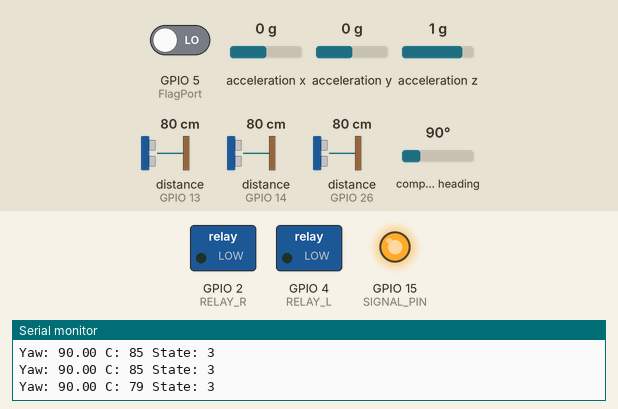
A program run on a simulated ESP32. Parts: switched loads named in the program (green lamp = pin HIGH), output pins drawn as LEDs (lit = HIGH), the last lines printed to the serial monitor. Wiring (inferred from the names in the program): 3 × ultrasonic range finder: trigger GPIO 12, echo GPIO 13 / trigger GPIO 25, echo GPIO 26 / trigger GPIO 27, echo GPIO 14. The test bench sets the inputs (shaded band); at power-on: GPIO 5 (FlagPort) LOW, acceleration x 0 g, acceleration y 0 g, acceleration z 1 g, distance to the obstacle (sensors on GPIO 13, GPIO 14, GPIO 26) 80 cm, compass heading 90°. The echo pulse lasts 58.3 µs per cm; pins used as bus, display or sensor lines are not drawn.

Above: at 2.2 s.
2.3 s: GPIO 5 (FlagPort) driven HIGH
At 3.0 s:
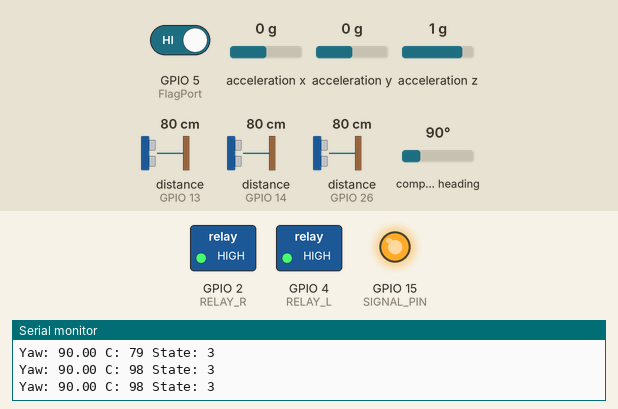
3.8 s: GPIO 5 (FlagPort) driven LOW
At 5.1 s:
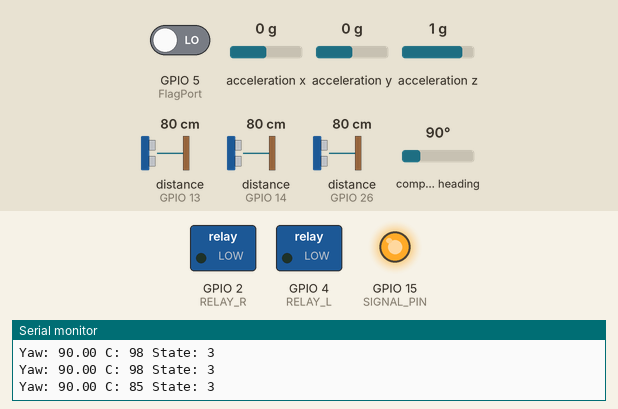
Timing chart, 0 to 6.8 s (numbered marks = the images above; inputs shaded):
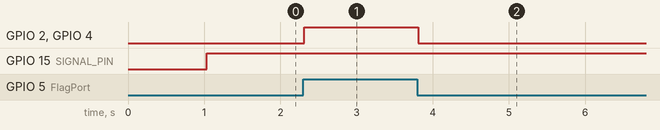

The program:

main.cpp
```cpp
#include <Arduino.h>
#include <Wire.h>
#include <Adafruit_BNO055.h>

Adafruit_BNO055 bno = Adafruit_BNO055(55);

/// Пины
#define TRIG_L 25
#define ECHO_L 26
#define TRIG_C 27
#define ECHO_C 14
#define TRIG_R 12
#define ECHO_R 13

#define RELAY_L 4
#define RELAY_R 2

#define FlagPort 5
#define SIGNAL_PIN 15

#define DIST_THRESHOLD_CM 290

/// ===== Shared Data =====
struct SharedData {
  long distanceL;
  long distanceC;
  long distanceR;
  float yaw;
};

SharedData data;

SemaphoreHandle_t dataMutex;

/// ===== Ультразвук =====
long measureDistance(int trig, int echo) {
  digitalWrite(trig, LOW);
  delayMicroseconds(2);
  digitalWrite(trig, HIGH);
  delayMicroseconds(10);
  digitalWrite(trig, LOW);

  long d = pulseIn(echo, HIGH, 30000);
  if (d == 0) return -1;
  return d * 0.0343 / 2;
}

/// ===== Гироскоп =====
float getYaw() {
  sensors_event_t event;
  bno.getEvent(&event);
  return event.orientation.x;
}

/// ===== МОТОРЫ =====
void forward() {
  digitalWrite(RELAY_L, HIGH);
  digitalWrite(RELAY_R, HIGH);
}

void right() {
  digitalWrite(RELAY_L, HIGH);
  digitalWrite(RELAY_R, LOW);
}

void left() {
  digitalWrite(RELAY_L, LOW);
  digitalWrite(RELAY_R, HIGH);
}

void stopM() {
  digitalWrite(RELAY_L, LOW);
  digitalWrite(RELAY_R, LOW);
}

/// ===== FSM =====
enum State {
  FORWARD,
  TURN_RIGHT,
  TURN_LEFT,
  STOPPED
};

State currentState = FORWARD;

/// ===== TASK 1: ДАТЧИКИ =====
void TaskSensors(void *pvParameters) {
  while (true) {

    long dL = measureDistance(TRIG_L, ECHO_L);
    long dC = measureDistance(TRIG_C, ECHO_C);
    long dR = measureDistance(TRIG_R, ECHO_R);

    if (xSemaphoreTake(dataMutex, portMAX_DELAY)) {
      data.distanceL = dL;
      data.distanceC = dC;
      data.distanceR = dR;
      xSemaphoreGive(dataMutex);
    }

    vTaskDelay(60 / portTICK_PERIOD_MS);
  }
}

/// ===== TASK 2: ГИРО =====
void TaskGyro(void *pvParameters) {
  while (true) {

    float y = getYaw();

    if (xSemaphoreTake(dataMutex, portMAX_DELAY)) {
      data.yaw = y;
      xSemaphoreGive(dataMutex);
    }

    vTaskDelay(20 / portTICK_PERIOD_MS);
  }
}

/// ===== TASK 3: ЛОГИКА =====
void TaskControl(void *pvParameters) {

  while (true) {

    long dL, dC, dR;
    float yaw;

    if (xSemaphoreTake(dataMutex, portMAX_DELAY)) {
      dL = data.distanceL;
      dC = data.distanceC;
      dR = data.distanceR;
      yaw = data.yaw;
      xSemaphoreGive(dataMutex);
    }

    bool L_free = (dL == -1 || dL > DIST_THRESHOLD_CM);
    bool C_free = (dC == -1 || dC > DIST_THRESHOLD_CM);
    bool R_free = (dR == -1 || dR > DIST_THRESHOLD_CM);

    int flag = digitalRead(FlagPort);

    if (flag == HIGH) {
      forward();
      vTaskDelay(30 / portTICK_PERIOD_MS);
      continue;
    }

    switch (currentState) {

      case FORWARD:
        if (C_free) {
          forward();
        } else {
          if (R_free) currentState = TURN_RIGHT;
          else if (L_free) currentState = TURN_LEFT;
          else currentState = STOPPED;
        }
        break;

      case TURN_RIGHT:
        right();
        if (C_free) currentState = FORWARD;
        break;

      case TURN_LEFT:
        left();
        if (C_free) currentState = FORWARD;
        break;

      case STOPPED:
        stopM();
        digitalWrite(SIGNAL_PIN, HIGH);
        break;
    }

    Serial.print("Yaw: "); Serial.print(yaw);
    Serial.print(" C: "); Serial.print(dC);
    Serial.print(" State: "); Serial.println(currentState);

    vTaskDelay(30 / portTICK_PERIOD_MS);
  }
}

/// ===== SETUP =====
void setup() {
  Serial.begin(115200);
  Wire.begin();

  bno.begin();
  delay(1000);

  pinMode(TRIG_L, OUTPUT);
  pinMode(ECHO_L, INPUT);
  pinMode(TRIG_C, OUTPUT);
  pinMode(ECHO_C, INPUT);
  pinMode(TRIG_R, OUTPUT);
  pinMode(ECHO_R, INPUT);

  pinMode(RELAY_L, OUTPUT);
  pinMode(RELAY_R, OUTPUT);
  pinMode(FlagPort, INPUT);
  pinMode(SIGNAL_PIN, OUTPUT);

  dataMutex = xSemaphoreCreateMutex();

  /// Запуск задач

  xTaskCreatePinnedToCore(TaskSensors, "Sensors", 4096, NULL, 1, NULL, 0);
  xTaskCreatePinnedToCore(TaskGyro, "Gyro", 4096, NULL, 1, NULL, 0);
  xTaskCreatePinnedToCore(TaskControl, "Control", 4096, NULL, 1, NULL, 1);
}

void loop() {
  // пусто — всё работает в задачах
}
```

Measured:
- after the input at 2.3 s, GPIO 2 (RELAY_R), GPIO 4 (RELAY_L): LOW → HIGH at once
- after the input at 3.8 s, GPIO 2 (RELAY_R), GPIO 4 (RELAY_L): HIGH → LOW at once
